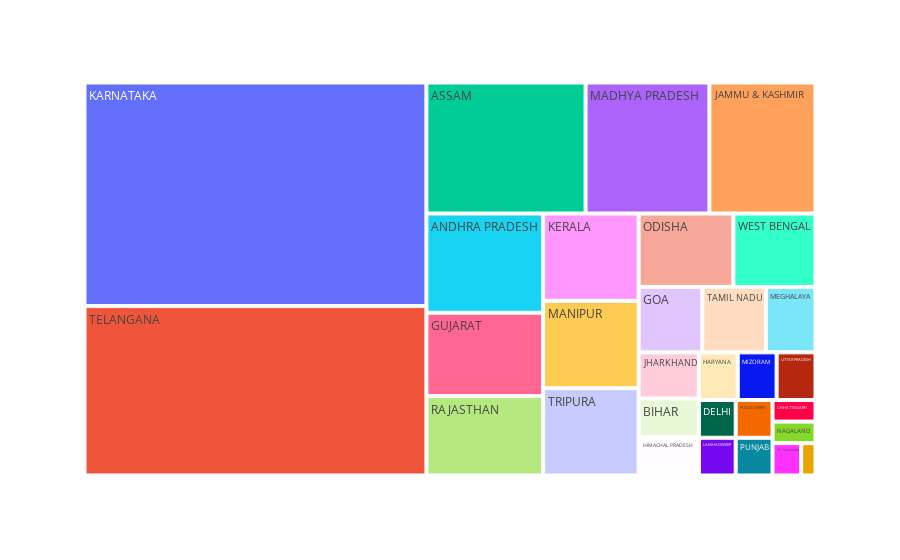

Notebook code cell kept with this figure:
### Markdown cell above
> - Secondly plot a treemap that contains squares of different shapes that illustrate the number of water bodies in each state

### Code cell
ax= px.treemap(df_states,path=["State Name"])
ax.show()

### Figure 1 — Plotly figure (JSON) as saved in the notebook; plotly's stock layout.template omitted (floating-point values rounded to 4 significant figures)
{"data": [{"branchvalues": "total", "domain": {"x": [0, 1], "y": [0, 1]}, "hovertemplate": "labels=%{label}<br>count=%{value}<br>parent=%{parent}<br>id=%{id}<extra></extra>", "ids": ["ANDHRA PRADESH", "ASSAM", "BIHAR", "CHANDIGARH", "CHHATTISGARH", "DELHI", "GOA", "GUJARAT", "HARYANA", "HIMACHAL PRADESH", "JAMMU & KASHMIR", "JHARKHAND", "KARNATAKA", "KERALA", "LAKSHADWEEP", "MADHYA PRADESH", "MANIPUR", "MEGHALAYA", "MIZORAM", "NAGALAND", "ODISHA", "PUDUCHERRY", "PUNJAB", "RAJASTHAN", "TAMIL NADU", "TELANGANA", "TRIPURA", "UTTAR PRADESH", "UTTARAKHAND", "WEST BENGAL"], "labels": ["ANDHRA PRADESH", "ASSAM", "BIHAR", "CHANDIGARH", "CHHATTISGARH", "DELHI", "GOA", "GUJARAT", "HARYANA", "HIMACHAL PRADESH", "JAMMU & KASHMIR", "JHARKHAND", "KARNATAKA", "KERALA", "LAKSHADWEEP", "MADHYA PRADESH", "MANIPUR", "MEGHALAYA", "MIZORAM", "NAGALAND", "ODISHA", "PUDUCHERRY", "PUNJAB", "RAJASTHAN", "TAMIL NADU", "TELANGANA", "TRIPURA", "UTTAR PRADESH", "UTTARAKHAND", "WEST BENGAL"], "name": "", "parents": ["", "", "", "", "", "", "", "", "", "", "", "", "", "", "", "", "", "", "", "", "", "", "", "", "", "", "", "", "", ""], "type": "treemap", "values": [25, 45, 5, 1, 2, 3, 9, 21, 4, 5, 30, 6, 165, 18, 3, 35, 18, 7, 4, 2, 15, 3, 3, 20, 9, 125, 18, 4, 2, 13]}], "layout": {"legend": {"tracegroupgap": 0}, "margin": {"t": 60}}}
